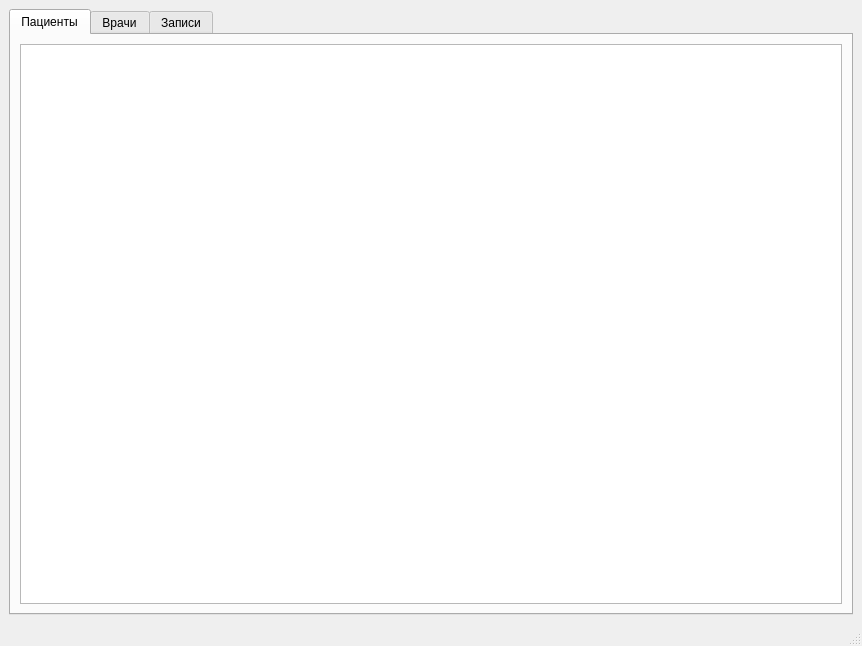
<?xml version="1.0" encoding="UTF-8"?>
<ui version="4.0">
 <class>MainWindow</class>
 <widget class="QMainWindow" name="MainWindow">
  <property name="geometry">
   <rect>
    <x>0</x>
    <y>0</y>
    <width>862</width>
    <height>646</height>
   </rect>
  </property>
  <property name="windowTitle">
   <string>MainWindow</string>
  </property>
  <widget class="QWidget" name="centralwidget">
   <layout class="QVBoxLayout" name="verticalLayout">
    <item>
     <widget class="QTabWidget" name="appointmentsTable">
      <property name="currentIndex">
       <number>0</number>
      </property>
      <widget class="QWidget" name="patientsTab">
       <attribute name="title">
        <string>Пациенты</string>
       </attribute>
       <layout class="QHBoxLayout" name="horizontalLayout_3">
        <item>
         <widget class="QTableView" name="patientsTable"/>
        </item>
       </layout>
      </widget>
      <widget class="QWidget" name="doctors">
       <attribute name="title">
        <string>Врачи</string>
       </attribute>
       <layout class="QVBoxLayout" name="verticalLayout_2">
        <item>
         <widget class="QTableView" name="doctorsTable"/>
        </item>
       </layout>
      </widget>
      <widget class="QWidget" name="appointments">
       <attribute name="title">
        <string>Записи</string>
       </attribute>
       <layout class="QHBoxLayout" name="horizontalLayout">
        <item>
         <widget class="QTableView" name="tableView"/>
        </item>
       </layout>
      </widget>
     </widget>
    </item>
   </layout>
  </widget>
  <widget class="QMenuBar" name="menubar">
   <property name="geometry">
    <rect>
     <x>0</x>
     <y>0</y>
     <width>862</width>
     <height>20</height>
    </rect>
   </property>
  </widget>
  <widget class="QStatusBar" name="statusbar"/>
 </widget>
 <resources/>
 <connections/>
</ui>
